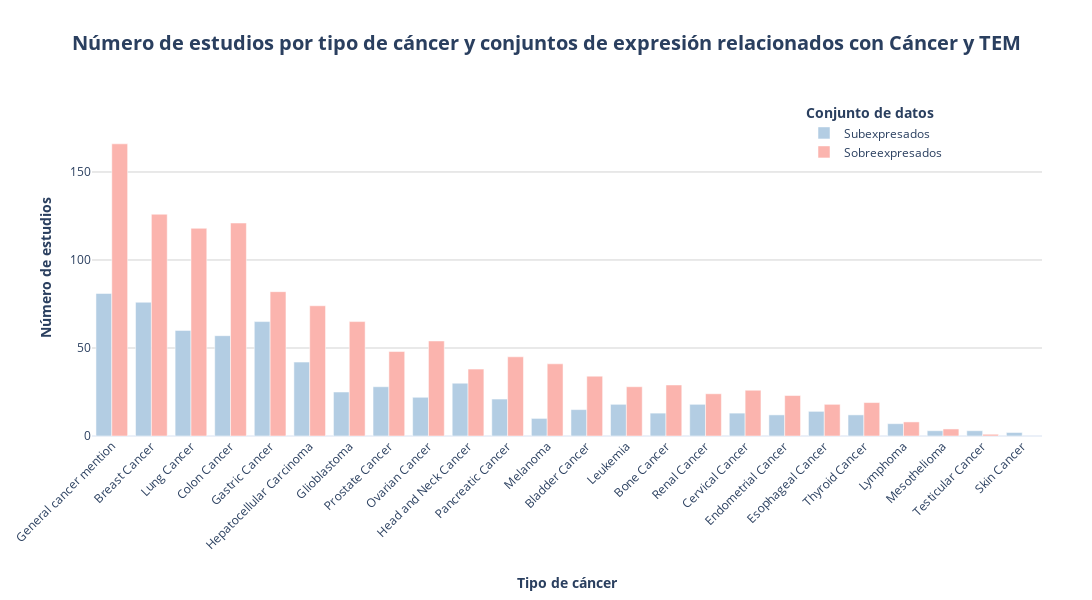

Notebook cell for this chart:
### Markdown cell above
## Grafico de la distribución de los tipos de cáncer con respecto a la cantidad de bibligrafia separados en grupos de expresión

### Code cell
graficar_distribucion_cancer_bibliografia_barras(bibliografia_genes_clasificada)

### Figure 1 — Plotly figure (JSON) as saved in the notebook; plotly's stock layout.template omitted (floating-point values rounded to 4 significant figures)
{"data": [{"alignmentgroup": "True", "hovertemplate": "<b>Tipo de cáncer:</b> %{x}<br><b>Conjunto de datos:</b> %{fullData.name}<br><b>Número de estudios:</b> %{y}", "legendgroup": "Subexpresados", "marker": {"color": "#B3CDE3", "pattern": {"shape": ""}}, "name": "Subexpresados", "offsetgroup": "Subexpresados", "orientation": "v", "showlegend": true, "textposition": "auto", "type": "bar", "x": ["General cancer mention", "Breast Cancer", "Lung Cancer", "Colon Cancer", "Gastric Cancer", "Hepatocellular Carcinoma", "Glioblastoma", "Prostate Cancer", "Ovarian Cancer", "Head and Neck Cancer", "Pancreatic Cancer", "Melanoma", "Bladder Cancer", "Leukemia", "Bone Cancer", "Renal Cancer", "Cervical Cancer", "Endometrial Cancer", "Esophageal Cancer", "Thyroid Cancer", "Lymphoma", "Mesothelioma", "Testicular Cancer", "Skin Cancer"], "xaxis": "x", "y": [81, 76, 60, 57, 65, 42, 25, 28, 22, 30, 21, 10, 15, 18, 13, 18, 13, 12, 14, 12, 7, 3, 3, 2], "yaxis": "y"}, {"alignmentgroup": "True", "hovertemplate": "<b>Tipo de cáncer:</b> %{x}<br><b>Conjunto de datos:</b> %{fullData.name}<br><b>Número de estudios:</b> %{y}", "legendgroup": "Sobreexpresados", "marker": {"color": "#FBB4AE", "pattern": {"shape": ""}}, "name": "Sobreexpresados", "offsetgroup": "Sobreexpresados", "orientation": "v", "showlegend": true, "textposition": "auto", "type": "bar", "x": ["General cancer mention", "Breast Cancer", "Lung Cancer", "Colon Cancer", "Gastric Cancer", "Hepatocellular Carcinoma", "Glioblastoma", "Prostate Cancer", "Ovarian Cancer", "Head and Neck Cancer", "Pancreatic Cancer", "Melanoma", "Bladder Cancer", "Leukemia", "Bone Cancer", "Renal Cancer", "Cervical Cancer", "Endometrial Cancer", "Esophageal Cancer", "Thyroid Cancer", "Lymphoma", "Mesothelioma", "Testicular Cancer"], "xaxis": "x", "y": [166, 126, 118, 121, 82, 74, 65, 48, 54, 38, 45, 41, 34, 28, 29, 24, 26, 23, 18, 19, 8, 4, 1], "yaxis": "y"}], "layout": {"barmode": "group", "height": 600, "hoverlabel": {"bgcolor": "white", "font": {"family": "Arial", "size": 12}}, "legend": {"orientation": "v", "title": {"text": "<b>Conjunto de datos</b>"}, "tracegroupgap": 0, "x": 0.9, "xanchor": "right", "y": 0.8, "yanchor": "bottom"}, "margin": {"b": 150, "l": 50, "r": 50, "t": 100}, "title": {"font": {"size": 20}, "text": "<b>Número de estudios por tipo de cáncer y conjuntos de expresión relacionados con Cáncer y TEM</b>", "x": 0.5}, "width": 1200, "xaxis": {"anchor": "y", "domain": [0, 1], "tickangle": -45, "tickfont": {"size": 12}, "title": {"standoff": 25, "text": "<b>Tipo de cáncer</b>"}}, "yaxis": {"anchor": "x", "domain": [0, 1], "gridcolor": "lightgrey", "range": [0, 190.9], "title": {"text": "<b>Número de estudios</b>"}}}}
